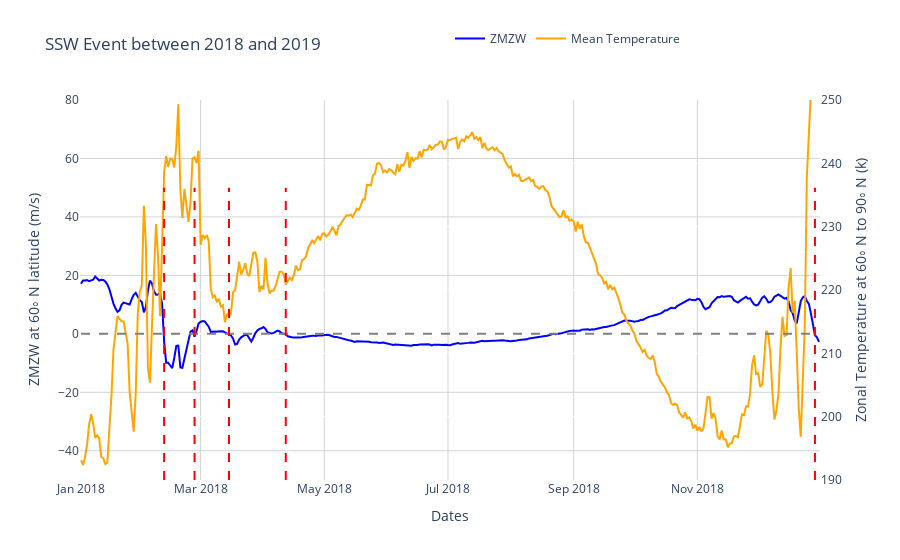

Notebook cell for this chart:
### Code cell
import plotly.graph_objects as go

# Create figure and plot the DataFrame
fig = go.Figure()

fig.add_trace(go.Scatter(x=df['dates'], y=df['wind_eastward_mean_cos'], name='ZMZW', line=dict(color='blue')))
fig.add_trace(go.Scatter(x=df['dates'], y=df['temperature_mean_selection'], name='Mean Temperature', line=dict(color='orange'), yaxis='y2'))


# Add a dashed line at y=0
fig.add_shape(type='line', x0=df['dates'].min(), y0=0, x1=df['dates'].max(), y1=0, line=dict(color='gray', dash='dash'))

# Find the index of the first negative value
first_negative_index = (df['wind_eastward_mean_cos'] < 0).idxmin()

# Add vertical lines for SSW_flag == True
for i, row in df.iterrows():
    if row.SSW_flag == True:
        fig.add_shape(type='line', x0=row.dates, y0=-50, x1=row.dates, y1=50, line=dict(color='red', dash='dash'))

# Set layout
fig.update_layout(
    yaxis=dict(
        range=[-50, 80],
        title='ZMZW at 60◦ N latitude (m/s)'
    )
    ,yaxis2=dict(
        range=[190, 250],
        title='Zonal Temperature at 60◦ N to 90◦ N (k)',
        side='right',
        overlaying='y'
    )
    ,xaxis=dict(title='Dates'),
    # title=f'ZMZW at 60◦ N latitude in {YEAR}',
    title=f'SSW Event between 2018 and 2019',
    legend=dict(orientation="h", y=1.2, x=0.5),
    # Set the background color to white
    plot_bgcolor='white',
    # Set the grid color to grey
    xaxis_gridcolor='lightgray',
    yaxis_gridcolor='lightgray'
)

# Show the plot
fig.show()

### Figure 1 — Plotly figure (JSON) as saved in the notebook; plotly's stock layout.template omitted (floating-point values rounded to 4 significant figures; data arrays with more than 128 entries replaced by an {"elided": "..."} marker saying what was removed)
{"data": [{"line": {"color": "blue"}, "name": "ZMZW", "type": "scatter", "x": {"elided": "365 str values"}, "y": {"elided": "365 float values"}}, {"line": {"color": "orange"}, "name": "Mean Temperature", "type": "scatter", "x": {"elided": "365 str values"}, "y": {"elided": "365 float values"}, "yaxis": "y2"}], "layout": {"legend": {"orientation": "h", "x": 0.5, "y": 1.2}, "plot_bgcolor": "white", "shapes": [{"line": {"color": "gray", "dash": "dash"}, "type": "line", "x0": "2018-01-01T00:00:00", "x1": "2018-12-31T00:00:00", "y0": 0, "y1": 0}, {"line": {"color": "red", "dash": "dash"}, "type": "line", "x0": "2018-02-11T00:00:00", "x1": "2018-02-11T00:00:00", "y0": -50, "y1": 50}, {"line": {"color": "red", "dash": "dash"}, "type": "line", "x0": "2018-02-26T00:00:00", "x1": "2018-02-26T00:00:00", "y0": -50, "y1": 50}, {"line": {"color": "red", "dash": "dash"}, "type": "line", "x0": "2018-03-15T00:00:00", "x1": "2018-03-15T00:00:00", "y0": -50, "y1": 50}, {"line": {"color": "red", "dash": "dash"}, "type": "line", "x0": "2018-04-12T00:00:00", "x1": "2018-04-12T00:00:00", "y0": -50, "y1": 50}, {"line": {"color": "red", "dash": "dash"}, "type": "line", "x0": "2018-12-29T00:00:00", "x1": "2018-12-29T00:00:00", "y0": -50, "y1": 50}], "title": {"text": "SSW Event between 2018 and 2019"}, "xaxis": {"gridcolor": "lightgray", "title": {"text": "Dates"}}, "yaxis": {"gridcolor": "lightgray", "range": [-50, 80], "title": {"text": "ZMZW at 60◦ N latitude (m/s)"}}, "yaxis2": {"overlaying": "y", "range": [190, 250], "side": "right", "title": {"text": "Zonal Temperature at 60◦ N to 90◦ N (k)"}}}}
